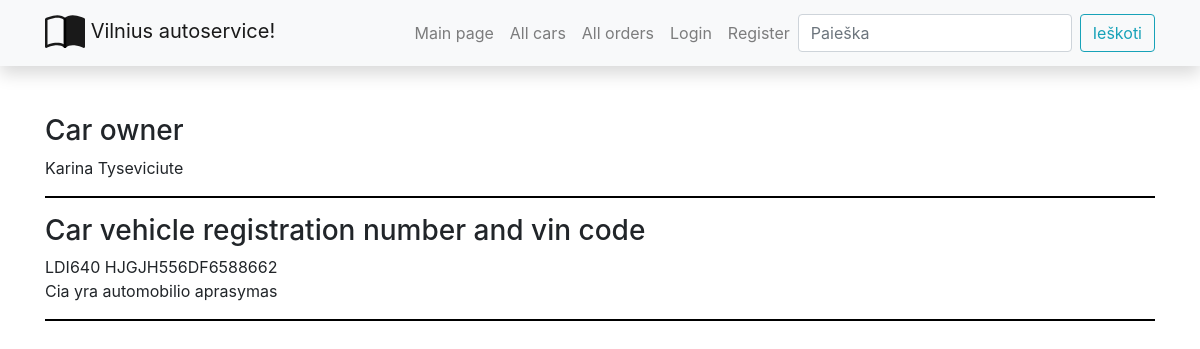
The page /autoservisas/car/1 on the database its author committed.
### autoservisas/models.py (models this page shows, shortened)
class Car(models.Model):
    valst_nr = models.CharField('Number', max_length=6, help_text='Enter the country registration number')
    vin_code = models.CharField('VIN_code', max_length=17, help_text='Enter a VIN code')
    client = models.CharField('Client', max_length=200, help_text='Enter client name and last name')
    description = HTMLField(default='Cia yra automobilio aprasymas')
    automodel = models.ForeignKey('AutoModel', on_delete=models.SET_NULL, null=True)
    cover = models.ImageField('Photo', upload_to='covers', null=True)
    class Meta:
        verbose_name = "Car"
        verbose_name_plural = "Cars"

### autoservisas/views.py (the view)
# urls.py: path('car/', views.cars, name='car'),
def car(request, car_id):
    single_car = get_object_or_404(Car, pk=car_id)
    return render(request, 'car.html', {'car': single_car})

### autoservisas/templates/car.html
{% extends "base.html" %}
{% block content %}
<div>
  <h3>Car owner</h3>
  {{ car.client }}
  <hr/>
  <h3>Car vehicle registration number and vin code </h3>
  {{ car.valst_nr }} {{ car.vin_code }}
  <p> {{ car.description |  safe }} </p>
  <hr/>
</div>
{% endblock %}

### autoservisas/static/css/styles.css (style rules this page uses)
hr { width: 100%; background-color: black; height: 1px; border-color : transparent; }

### rows shown on the page
Car: client "Karina Tyseviciute", valst_nr "LDI640", vin_code "HJGJH556DF6588662", description "Cia yra automobilio aprasymas"
